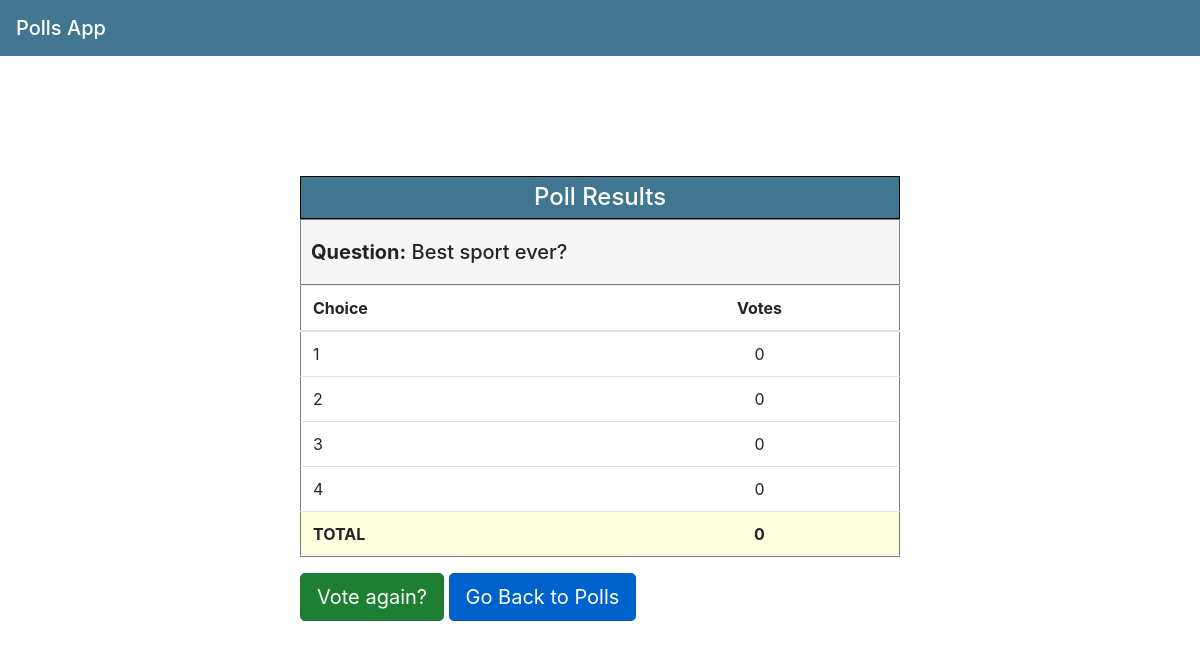
Screenshot of /polls/75/results/ with the database file from the repository.
### polls/models.py (models this page shows, shortened)
class Question(models.Model):
    question_text = models.CharField(max_length=200)
    pub_date = models.DateTimeField('date published')
    def get_total_votes(self):
        total_votes = 0
        for choice in self.choice_set.all():
            total_votes += choice.votes
        return total_votes

class Choice(models.Model):
    question = models.ForeignKey(Question, on_delete=models.CASCADE)
    choice_text = models.CharField(max_length=200)
    votes = models.IntegerField(default=0)

### polls/views.py (the view)
# urls.py: path('<int:pk>/results/', views.ResultsView.as_view(), name='results'),
class ResultsView(generic.DetailView):
    model = Question
    template_name = 'polls/results.html'

### polls/templates/polls/results.html
{% extends 'polls/base.html' %}
{% block content %}
    <div class="pollsContainer">
        <table class="table pollsTable">
             <thead>
                    <tr>
                        <h4 class = "listTitle">Poll Results</h4>
                    </tr>
                    <tr class="titleRow">
                        <h5 class="titleRow"><b>Question:</b> {{question.question_text}}</h5>
                    </tr>
                    <tr class="rowTable choiceRow">
                        <th scope="col">Choice</th>
                        <th class="votesCol" scope="col">Votes</th>
                    </tr>
             </thead>
             <tbody>
               {% for choice in question.choice_set.all %}
                    <tr class="choiceRow">
                        <td >{{ choice.choice_text }}</td>
                        <td class="votesCol"> {{ choice.votes }}</td>
                    </tr>
              {% endfor %}
               <tr class="totalsRow">
                   <td><b>TOTAL</b></td>
                   <td class="votesCol" ><b>{{ question.get_total_votes}}</b></td>
               </tr>
             </tbody>
        </table>
        <a class="btn btn-lg active btn-success" href="{% url 'polls:detail' question.id %}">Vote again?</a>
        <a class="btn btn-primary btn-lg active" href="{% url 'polls:index'%}">Go Back to Polls</a>
    </div>
{% endblock %}

### polls/static/polls/style.css (style rules this page uses)
.pollsContainer { width: 50%; margin:auto; margin-top: 10%; }
.listTitle { border: 1px black solid; padding: 6px; margin: 0%; background-color: #417690; color: white; text-align: center; }
.pollsTable { border: 1px gray solid; }
.totalsRow { background-color: #ffffe0; }
.votesCol { text-align: center; }
.choiceRow { margin: 3px; }
.titleRow { border-bottom: none; border-top: none; border: 1px gray solid; margin: 0%; padding: 20px; padding-left: 10px; background-color: #F5F5F5; }

### rows the page displays
Question: question_text "Best sport ever?", get_total_votes "0"
Choice: choice_text "1", votes "0"
Choice: choice_text "2", votes "0"
Choice: choice_text "3", votes "0"
Choice: choice_text "4", votes "0"
